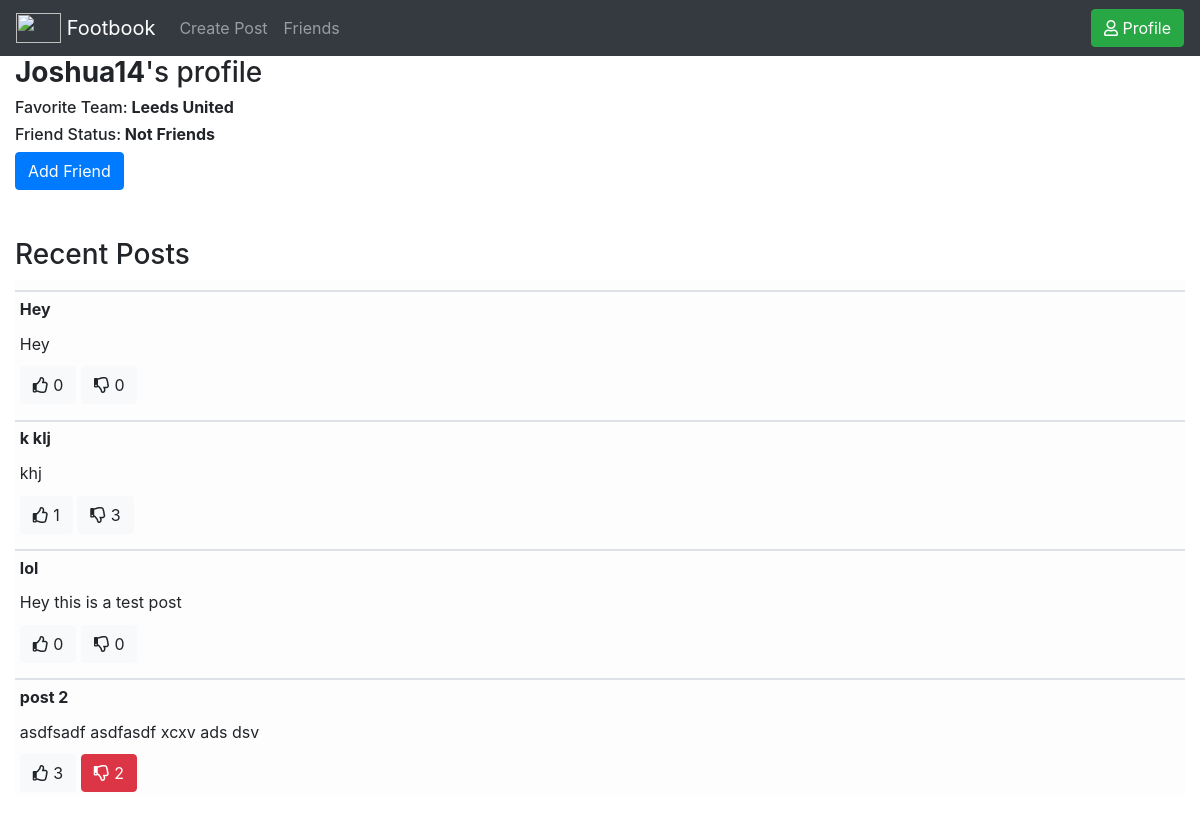
The app's page /viewProfile/Joshua14 (signed in), older data.
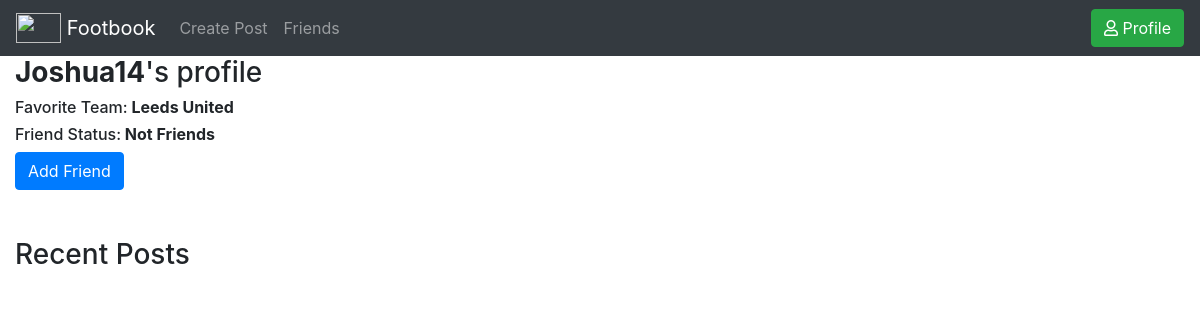
The same page, newer data.
### app/models.py (models this page shows)
class User(UserMixin, db.Model):
    id = db.Column(db.Integer, primary_key=True) # primary keys are required by SQLAlchemy
    email = db.Column(db.String(100), unique=True, nullable=False)
    username = db.Column(db.String(1000), unique=True, nullable=False)
    password = db.Column(db.String(100), nullable=False)
    team = db.Column(db.String(1000), nullable=False)
    posts = db.relationship('Post', backref='user', lazy='joined')
    friends =  db.relationship(
                    'User',secondary=Friends,
                    primaryjoin=Friends.c.user_id1==id,
                    secondaryjoin=Friends.c.user_id2==id)

class Post(db.Model):
    id = db.Column(db.Integer, primary_key=True) #primary key
    title = db.Column(db.String(200), nullable=False) #string max char length 200
    description = db.Column(db.String(1000), nullable=False) #string max char length 1000
    likes = db.relationship('User', secondary=Likes, backref='liked')
    dislikes = db.relationship('User', secondary=Dislikes, backref='disliked')
    user_id = db.Column(db.Integer, db.ForeignKey('user.id'),nullable=False)

### app/views.py (the view, shortened to what this page needs)
@app.route('/viewProfile/<username>', methods=['GET', 'POST'])
def viewProfile(username):
    app.logger.info('Viewing %s\'s profile', username)
    user = models.User.query.filter(models.User.username == username).first() #Query this ID
    isFriend = current_user in user.friends
    return render_template('viewProfile.html', user=user, posts=user.posts, isFriend=isFriend)

### app/__init__.py (called while the page is built)
@login_manager.user_loader
def load_user(user_id):
    return User.query.get(int(user_id))

### app/templates/viewProfile.html (shortened to what this page needs)
{% extends "base.html" %}
{% block content %}
<h3 class="title">
  <b>{{ user.username }}</b>'s profile
</h3>
<h6>Favorite Team:<b> {{ user.team }}</b><h6>
{% if not current_user.is_anonymous %}
    {% if not isFriend %}
    <h6>Friend Status:<b> Not Friends</b></h6>
    <form action="" method="post" name="addFriend{{user.id}}">
        <input type="submit" class="btn btn-primary" value="Add Friend" name="a{{user.id}}">
    </form>
    {% endif %}
{% endif %}
<br></br>
<h3>Recent Posts</h3>
<table class = "table table-sm">
    {% for post in posts %}
    <thead class = "table-light">
        <th></th>
        <tr>
            <td><b>{{post.title}}</b></td>
        </tr>
        <tr>
            <td>{{post.description}}</td>
        </tr>
        <tr>
            <td>
                {% if post not in current_user.liked %}
                <button class="btn btn-light" name="like" value={{post.id}} id=like{{post.id}}><i class="far fa-thumbs-up"></i> {{(post.likes| length)}} </button>
                {% else %}
                <button class="btn btn-success" name="like" value={{post.id}} id=like{{post.id}}><i class="far fa-thumbs-up"></i> {{(post.likes| length)}} </button>
                {% endif %}
                {% if post not in current_user.disliked %}
                <button class="btn btn-light" name="dislike" value={{post.id}} id=dislike{{post.id}}><i class="far fa-thumbs-down"></i> {{(post.dislikes| length)}} </button>
                {% else %}
                <button class="btn btn-danger" name="dislike" value={{post.id}} id=dislike{{post.id}}><i class="far fa-thumbs-down"></i> {{(post.dislikes| length)}} </button>
                {% endif %}
            </td>
        </tr>
    </thead>
    {% endfor %}
    </table>
    {% endblock %}

### app/templates/base.html (shortened to what this page needs)
<!DOCTYPE html>
<html>
  <head>
    <link rel="stylesheet" href="https://stackpath.bootstrapcdn.com/bootstrap/4.2.1/css/bootstrap.min.css">
    <link rel="stylesheet" type="text/css" href="{{ url_for('static', filename='fontawesome-free-5.3.1-web/css/all.css') }}">
  </head>
  <body>
    <nav class="navbar navbar-expand-sm navbar-dark bg-dark">
      <div class="collapse navbar-collapse" id="navbarSupportedContent">
        <ul class="navbar-nav mr-auto">
            <a class="navbar-brand" href="/">
                <img src="/static/logos/logo2.png" width="45" height="30" class="d-inline-block align-top" alt="">
                Footbook
            </a>
            {% if current_user.is_authenticated %}
            <li class="nav-item"><a class="nav-link" href="/createPost">Create Post</a></li>
            <li class="nav-item"><a class="nav-link" href="/friends">Friends</a></li>
            {% endif %}
        </ul class="navbar-nav mr-auto">
            {% if current_user.is_authenticated %}
            <form class="form-inline" action="/profile">
                <button class="btn btn-success my-2 my-sm-0" type="submit"><i class="far fa-user"></i> Profile</button>
            </form>
            {% endif %}
      </div>
    </nav>
    <div class="container-fluid">
      <div class="row">
          <div class="col col-12">
            {% block content %}{% endblock %}
          </div>
        </div>
      </div>
  </body>
</html>

Row changes from the older to the newer data that the page shows:
removed Post: title "Hey", description "Hey", {{ post.id }} 6 (drawn), likes "0", dislikes "0"
removed Post: title "k klj", description "khj", likes "1", dislikes "3"
removed Post: title "lol", description "Hey this is a test post", {{ post.id }} 7 (drawn), likes "0", dislikes "0"
no longer on this page (row edited): Post: title "post 2", description "asdfsadf asdfasdf xcxv ads dsv", likes "3", dislikes "2"
